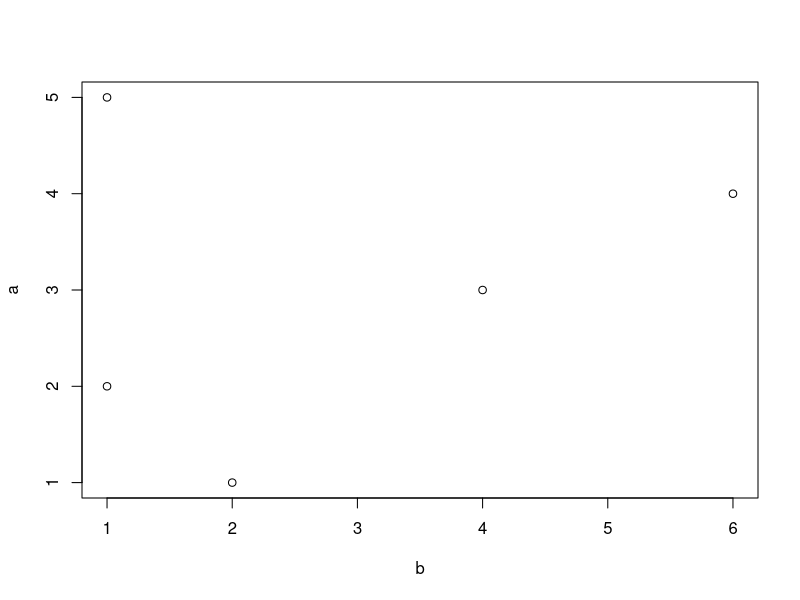
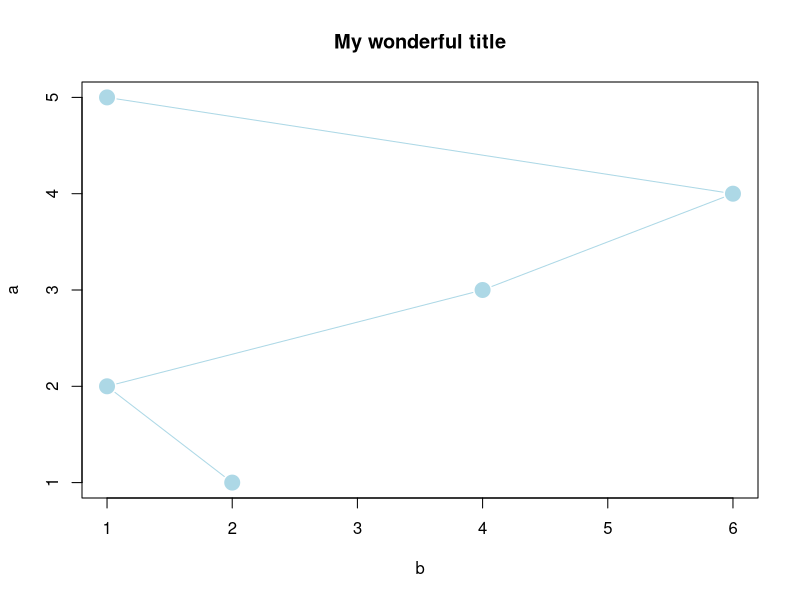

These charts were generated, in order, by the following R code:
## ---- chunk 1
knitr::opts_chunk$set(echo = TRUE)
## ---- chunk 2
2+2
exp(-2)
## ---- chunk 3
rnorm(15)
## ---- chunk 4
x = 2
## ---- chunk 5
a = c(1,2,3,4,5)
## ---- chunk 6
a = c(TRUE,FALSE,TRUE,FALSE,FALSE)
## ---- chunk 7
a = c(1,2,3,4,5)
b = c(2,1,4,6,1)
a / b
## ---- chunk 8
c = a / b
c^2
## ---- chunk 9
xbar = sum(a) / length(a)
xbar
## ---- chunk 10
??student
## ---- chunk 11
?t.test
## ---- chunk 12
mean(a)
sd(a)
range(a)
max(a)
## ---- chunk 13
a = c(1,2,3,4,5)
b = c(2,1,4,6,1)
plot(b,a)
plot(b,a,pch=19,col='lightblue',cex=2,type='b')
title(main='My wonderful title')
